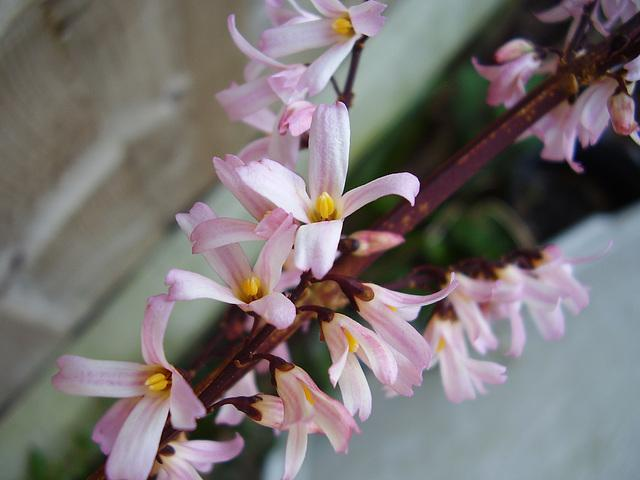
#> input picture python-code/opengl-learning/resources/images/f2.jpg, 640 x 480 px, found by its file name
$ jupyter execute '2.32图像曝光算法.ipynb'   (shell and % lines are left out)
#> lines starting #> are read from the running program, lines starting #| are printed output that depends on the picture; after the words box and inside, x2 and y2 are one past the last pixel; in counts of white or black regions, pixels touching at a corner belong together
# 图像曝光算法

[cell 1]
#coding:utf-8
import numpy as np
import cv2
import matplotlib.pyplot as plt
import pandas as pd
from pandas import DataFrame

[cell 2]
src = cv2.cvtColor(cv2.imread('../datas/f2.jpg'),cv2.COLOR_BGR2RGB)

[cell 3]
def togray(src):
    rgb = np.float64(src)
    dst = 0.299 * rgb[:,:,0] + 0.587 * rgb[:,:,1] + 0.114 * rgb[:,:,2]
    return cv2.convertScaleAbs(dst)

def exposure(src,exposure_value):
    dst = np.zeros_like(src)
    inverse = 255 - src
    gray = togray(src)
    idx = (gray < exposure_value)
    dr = dst[:,:,0]
    dg = dst[:,:,1]
    db = dst[:,:,2]
    sr = src[:,:,0]
    sg = src[:,:,1]
    sb = src[:,:,2]
    ir = inverse[:,:,0]
    ig = inverse[:,:,1]
    ib = inverse[:,:,2]

    dr[idx] = ir[idx]
    dg[idx] = ig[idx]
    db[idx] = ib[idx]

    dr[~idx] = sr[~idx]
    dg[~idx] = sg[~idx]
    db[~idx] = sb[~idx]

    return dst
# [12 lines of commented-out code are left out]

[cell 4]
dst = exposure(src,64)
#> in exposure, `inverse = 255 - src`:
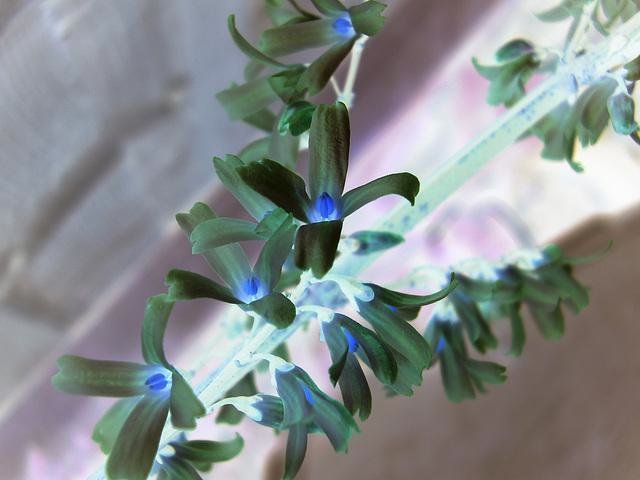
#> inverse: shape (480, 640, 3); mean R, G, B 134.2, 140.8, 140.7
#> in exposure, `idx = (gray < exposure_value)`:
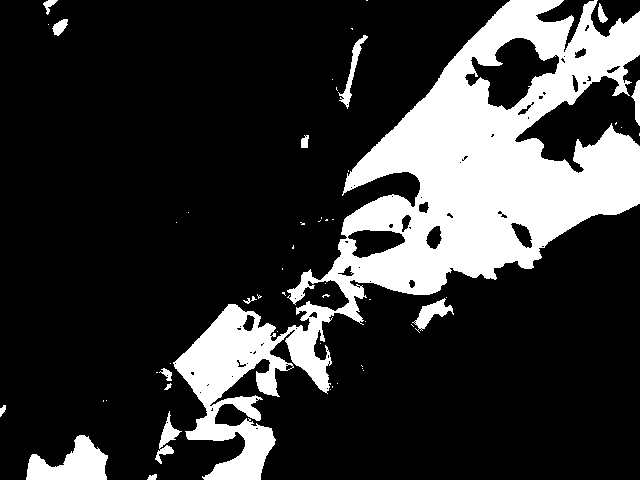
#> idx: shape (480, 640) bool; 21.2% white; 53 white regions (38 under 20 px), largest, box (x1, y1, x2, y2) and area: (173, 0, 640, 480) 60643, (26, 435, 108, 480) 2140, (412, 298, 454, 333) 519
#> in exposure, `sr = src[:,:,0]`:
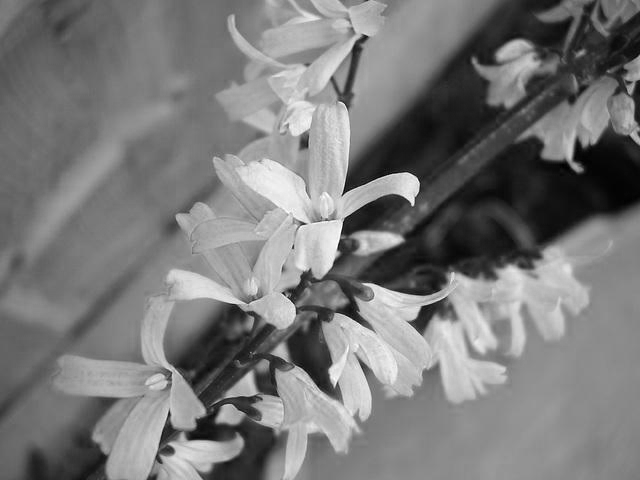
#> sr: shape (480, 640); min 0, max 255, mean 120.8
#> in exposure, `sb = src[:,:,2]`:
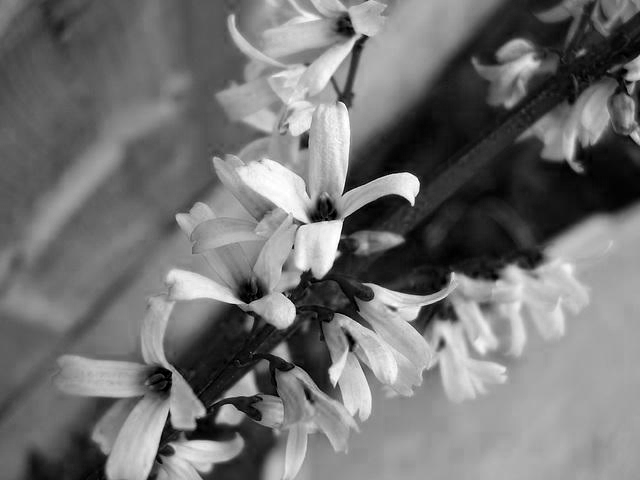
#> sb: shape (480, 640); min 0, max 255, mean 114.3
#> in exposure, `ir = inverse[:,:,0]`:
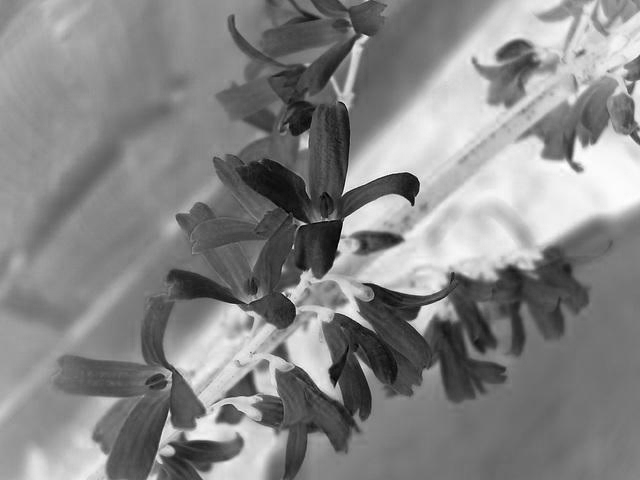
#> ir: shape (480, 640); min 0, max 255, mean 134.2
#> in exposure, `ig = inverse[:,:,1]`:
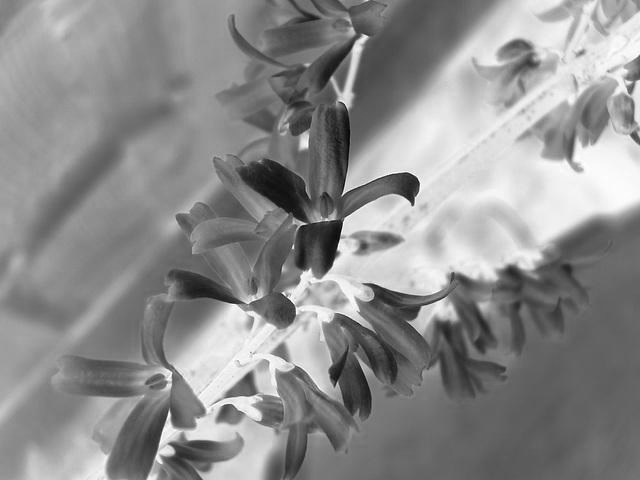
#> ig: shape (480, 640); min 6, max 255, mean 140.8
#> in exposure, `ib = inverse[:,:,2]`:
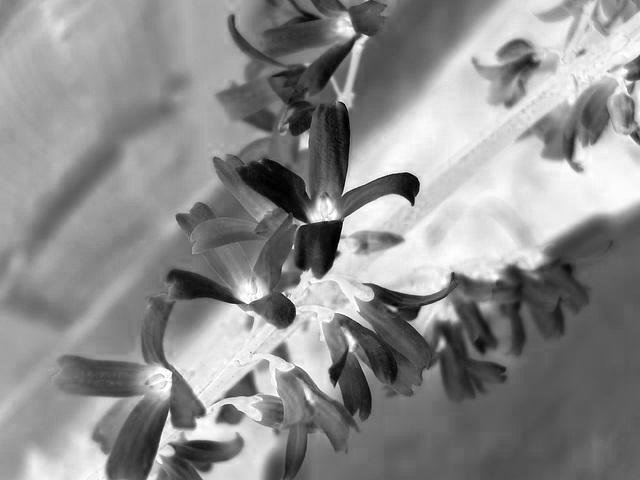
#> ib: shape (480, 640); min 0, max 255, mean 140.7
#> in exposure, `dr[~idx] = sr[~idx]`:
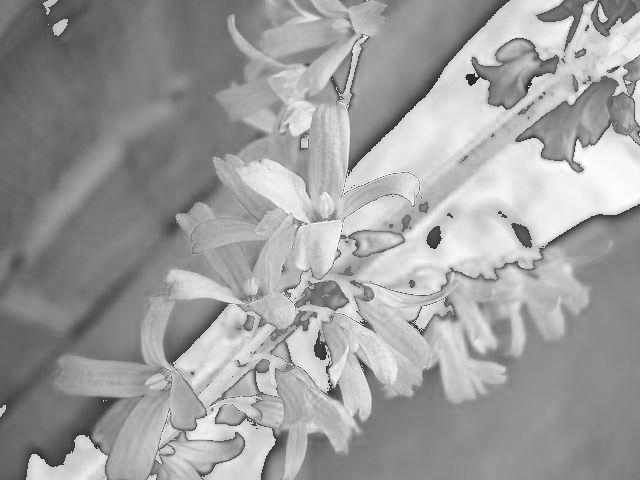
#> dr: shape (480, 640); min 38, max 255, mean 157.6
#> in exposure, `db[~idx] = sb[~idx]`:
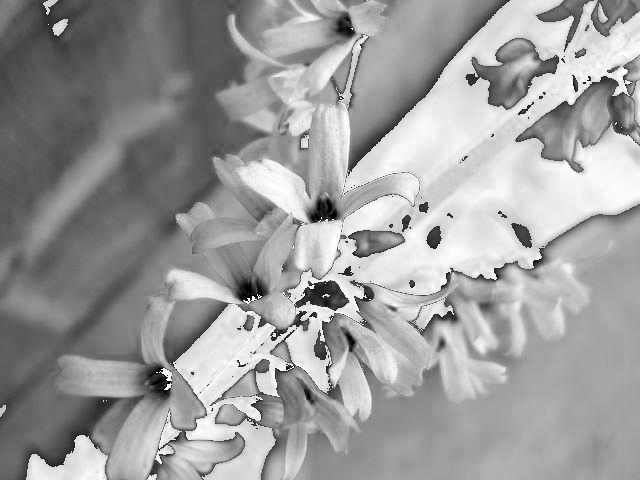
#> db: shape (480, 640); min 0, max 255, mean 156.5
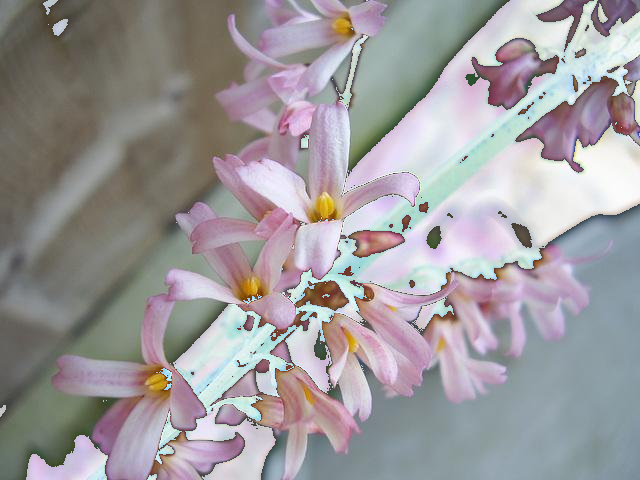
#> dst: shape (480, 640, 3); mean R, G, B 157.6, 153.9, 156.5

[cell 5]
plt.subplot(121)
plt.imshow(src)
plt.title('SRC')
plt.subplot(122)
plt.imshow(dst)
plt.title('Explosure')

$ run again, with python-code/opengl-learning/resources/images/f3.jpg copied over python-code/opengl-learning/resources/images/f2.jpg
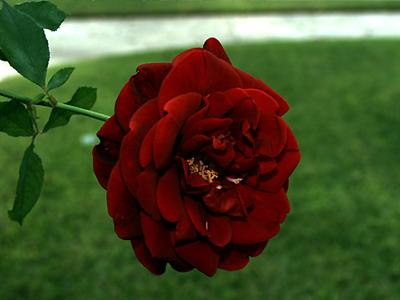
#> input picture python-code/opengl-learning/resources/images/f3.jpg, 400 x 300 px, found by its file name
#> idx: shape (300, 400) bool; 49.9% white; 65 white regions (48 under 20 px), largest, box (x1, y1, x2, y2) and area: (0, 38, 400, 300) 54222, (0, 0, 69, 87) 3212, (375, 113, 400, 164) 710
#> `dst = exposure(src,64)`:
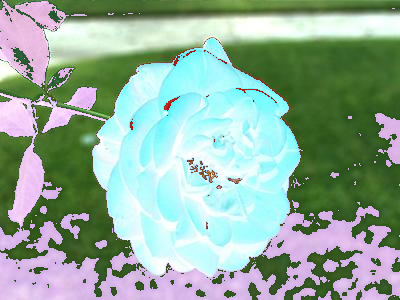
#> dst: shape (300, 400, 3); mean R, G, B 146.5, 174, 157.7
